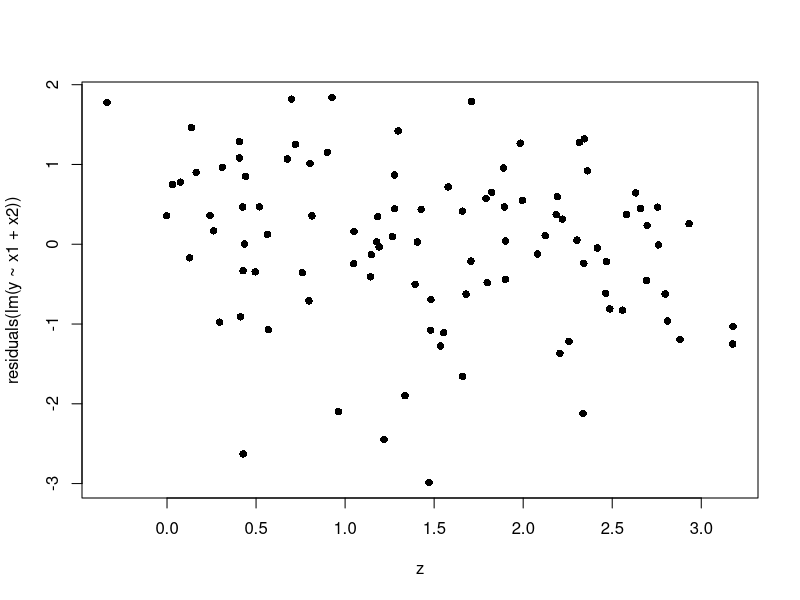
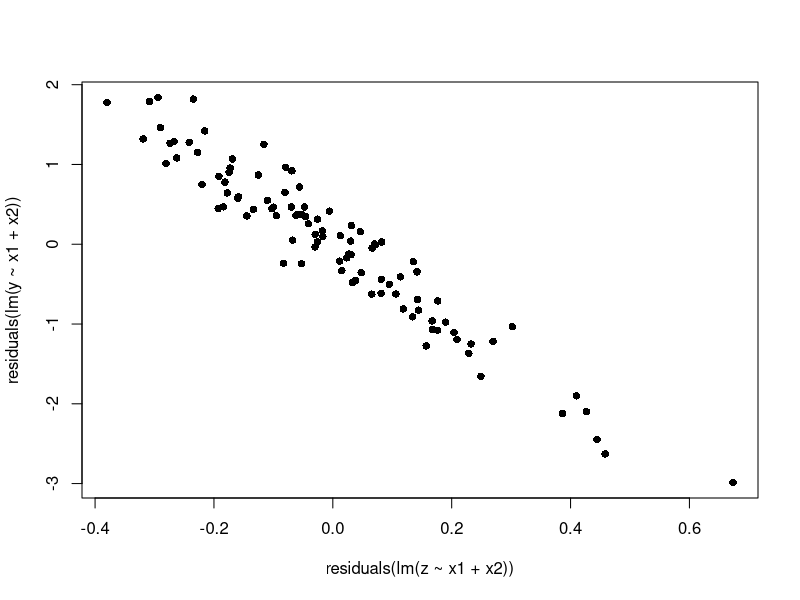

The R script that drew these images, in order:
## ---- chunk 1
FAV <- read.table("../data/FEV.dat", header = TRUE)
knitr::kable(head(FAV))
## ---- chunk 2
Anorexia <- read.table("../data/Anorexia.dat", header = TRUE)
knitr::kable(head(Anorexia))
## ---- chunk 3
set.seed(123)
x1 <- runif(100, 0, 1)
x2 <- runif(100, 0, 1)
z <- 3 * x1 + rnorm(100, 0, 0.2)
y <- 1 + x1 + x2 - 5 * z + rnorm(100, 0, 0.3)

plot(z, residuals(lm(y ~ x1 + x2)), pch = 16)
plot(residuals(lm(z ~ x1 + x2)), residuals(lm(y ~ x1 + x2)), pch = 16)
